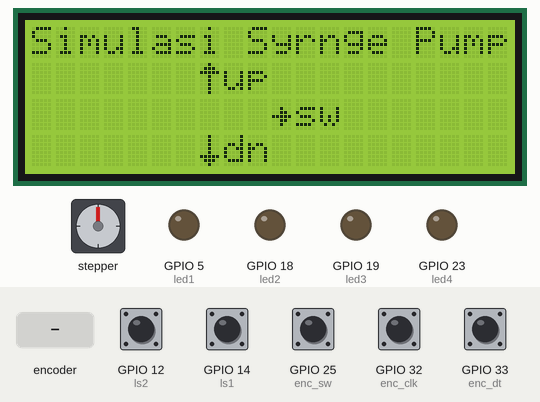
Simulated run of this sketch. Board: ESP32. Shown: stepper motor, 20×4 character LCD, output pins drawn as LEDs (lit = HIGH). Wiring (inferred from the names in the program): stepper motor driver (200 steps per turn assumed): step GPIO 17; direction GPIO 16. The test bench sets the inputs (shaded band); at power-on: GPIO 12 (ls2), GPIO 14 (ls1), GPIO 25 (enc_sw), GPIO 32 (enc_clk), GPIO 33 (enc_dt) HIGH. What the sketch prints to the serial monitor is not drawn.

Above: at 1.3 s.
1.4 s: GPIO 25 (enc_sw) pulled LOW for 0.15 s
At 1.8 s:
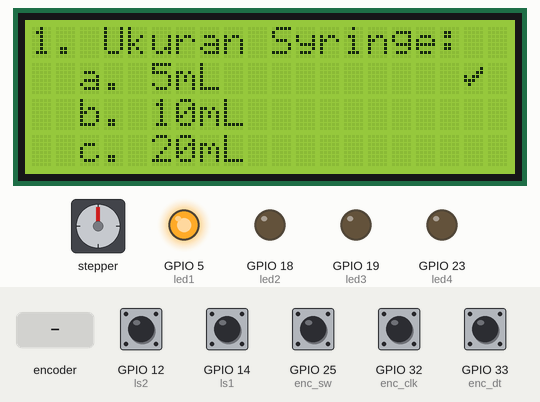
3.0 s: rotary encoder on GPIO 32 (enc_clk) / GPIO 33 (enc_dt) turned 2 steps (second pin leading)
At 4.0 s:
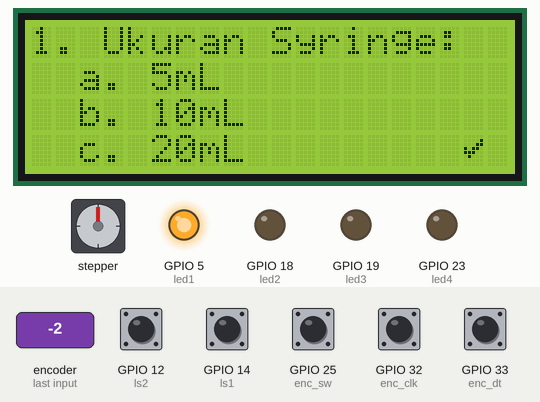
4.9 s: GPIO 25 (enc_sw) pulled LOW for 1 s
At 5.7 s:
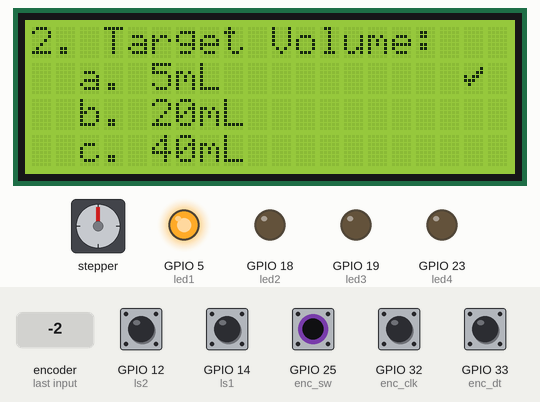
7.4 s: rotary encoder on GPIO 32 (enc_clk) / GPIO 33 (enc_dt) turned 2 steps (second pin leading)
At 8.6 s:
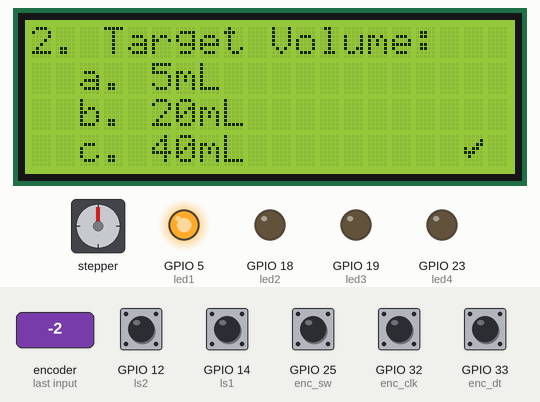
9.3 s: GPIO 25 (enc_sw) pulled LOW for 0.15 s
At 10.2 s:
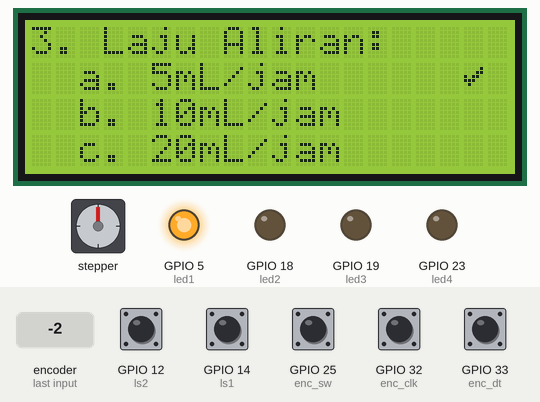
10.9 s: GPIO 25 (enc_sw) pulled LOW for 3.2 s
At 11.8 s:
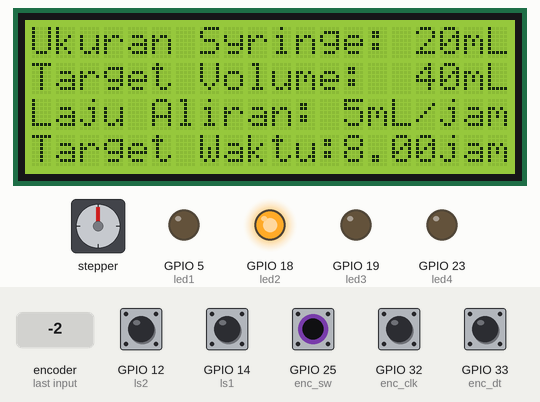
Timing chart, 0 to 13.9 s (numbered marks = the images above; inputs shaded):
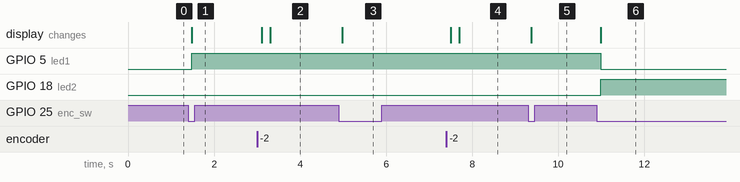

Measured:
- after the input at 1.4 s, GPIO 5 (led1): LOW → HIGH after 0.08 s; the display: changes after 0.08 s (image 1)
- after the input at 3.0 s, the display: first changes after 0.10 s (image 2 shows a later state)
- after the input at 4.9 s, the display: changes after 0.08 s (image 3)
- after the input at 7.4 s, the display: first changes after 0.10 s (image 4 shows a later state)
- after the input at 9.3 s, the display: changes after 0.08 s (image 5)
- after the input at 10.9 s, GPIO 5 (led1): HIGH → LOW after 0.09 s; GPIO 18 (led2): LOW → HIGH after 0.09 s; the display: changes after 0.09 s (image 6)

The sketch:

prog_4_8.ino
```cpp
#include <LiquidCrystal_I2C.h>
LiquidCrystal_I2C lcd(0x27, 20, 4);
byte up[] = {0x04, 0x0E, 0x1F, 0x04, 0x04, 0x04, 0x04, 0x04};
byte down[] = {0x04, 0x04, 0x04, 0x04, 0x04, 0x1F, 0x0E, 0x04};
byte next[] = {0x00, 0x00, 0x04, 0x06, 0x1F, 0x06, 0x04, 0x00};
byte selc[] = {0x00, 0x01, 0x03, 0x16, 0x1C, 0x08, 0x00, 0x00};
#define enc_clk 32
#define enc_dt  33
#define enc_sw  25
#define dir 16
#define step 17
#define ls1 14
#define ls2 12
#define led1 5
#define led2 18
#define led3 19
#define led4 23
bool m_cw = false;
bool m_ccw = false;
int hal = -1;
int pil1 = 1;
int pil2 = 1;
int pil3 = 1;
int a = 0;
int b = 0;
float c = 0.0;
int d = 0;
int e = 0;
int f = 0;
float g = 0.0;
int h = 0;
unsigned long skr = 0;
int lastClk = 0;
int lastSW = 0;
void setup() {
  Serial.begin(9600);
  lcd.init();
  lcd.backlight();
  lcd.createChar(0, up);
  lcd.createChar(1, down);
  lcd.createChar(2, next);
  lcd.createChar(3, selc);
  lcd.setCursor(0, 0);
  lcd.print("Simulasi Syrnge Pump");
  lcd.setCursor(7, 1);
  lcd.write(0);
  lcd.print("up");
  lcd.setCursor(10, 2);
  lcd.write(2);
  lcd.print("sw");
  lcd.setCursor(7, 3);
  lcd.write(1);
  lcd.print("dn");
  pinMode(enc_clk, INPUT);
  pinMode(enc_dt, INPUT);
  pinMode(enc_sw, INPUT_PULLUP);
  pinMode(dir, OUTPUT);
  pinMode(step, OUTPUT);
  pinMode(ls1, INPUT_PULLUP);
  pinMode(ls2, INPUT_PULLUP);
  pinMode(led1, OUTPUT);
  pinMode(led2, OUTPUT);
  pinMode(led3, OUTPUT);
  pinMode(led4, OUTPUT);
}
void loop() {
  int ls_1 = !digitalRead(ls1);
  int ls_2 = !digitalRead(ls2);
  if (ls_1 && ls_2) h = 1;
  if (!ls_1 && !ls_2) h = 2;
  int newClk = !digitalRead(enc_clk);
  if (newClk != lastClk) {
    int dtValue = digitalRead(enc_dt);
    if (newClk && dtValue == LOW) {
      if (hal == 0) {
        pil1++;
        if (pil1 > 3) pil1 = 3;
        hal0();
      }
      if (hal == 1) {
        pil2++;
        if (pil2 > 3) pil2 = 3;
        hal1();
      }
      if (hal == 2) {
        pil3++;
        if (pil3 > 3) pil3 = 3;
        hal2();
      }
      cek();
    }
    if (newClk && dtValue == HIGH) {
      if (hal == 0) {
        pil1--;
        if (pil1 < 1) pil1 = 1;
        hal0();
      }
      if (hal == 1) {
        pil2--;
        if (pil2 < 1) pil2 = 1;
        hal1();
      }
      if (hal == 2) {
        pil3--;
        if (pil3 < 1) pil3 = 1;
        hal2();
      }
      cek();
    }
  }
  lastClk = newClk;
  int newSW = !digitalRead(enc_sw);
  if (newSW != lastSW && newSW) {
    if (hal < 4) hal++;
    if (hal == 7) hal = 0;
    switch (hal) {
      case 0:
        hal0();
        break;
      case 1:
        hal1();
        break;
      case 2:
        hal2();
        break;
      case 3:
        hal3();
        break;
      case 4:
        hal4();
        break;
      case 5:
        hal5();
        break;
      case 6:
        hal6();
        break;
    }
    cek();
  }
  lastSW = newSW;
  if ((m_cw || m_ccw) && millis() - skr > 100) {
    if (m_cw) digitalWrite(dir, HIGH);
    if (m_ccw) digitalWrite(dir, LOW);
    digitalWrite(step, HIGH);
    digitalWrite(step, LOW);
    e = e + d;
    f = f + 6;
    g = f / 3600.0;
    if (e >= 25000) {
      if (m_cw) {
        m_cw = false;
        hal = 5;
      }
      if (m_ccw) {
        m_ccw = false;
        hal = 6;
      }
    }
    lcd.setCursor(15, 1);
    if (e < 10) lcd.print(" ");
    if (e < 100) lcd.print(" ");
    if (e < 1000) lcd.print(" ");
    if (e < 10000) lcd.print(" ");
    lcd.print(e);
    lcd.setCursor(12, 2);
    lcd.print(g, 3);
    skr = millis();
  }
}
void hal0() {
  lcd.setCursor(0, 0);
  lcd.print("1. Ukuran Syringe:  ");
  lcd.setCursor(0, 1);
  lcd.print("  a. 5mL            ");
  lcd.setCursor(0, 2);
  lcd.print("  b. 10mL           ");
  lcd.setCursor(0, 3);
  lcd.print("  c. 20mL           ");
  lcd.setCursor(18, pil1);
  lcd.write(3);
  digitalWrite(led1, HIGH);  //tahap1
}
void hal1() {
  lcd.setCursor(0, 0);
  lcd.print("2. Target Volume:   ");
  lcd.setCursor(0, 1);
  lcd.print("  a. 5mL            ");
  lcd.setCursor(0, 2);
  lcd.print("  b. 20mL           ");
  lcd.setCursor(0, 3);
  lcd.print("  c. 40mL           ");
  lcd.setCursor(18, pil2);
  lcd.write(3);
}
void hal2() {
  lcd.setCursor(0, 0);
  lcd.print("3. Laju Aliran:     ");
  lcd.setCursor(0, 1);
  lcd.print("  a. 5mL/jam        ");
  lcd.setCursor(0, 2);
  lcd.print("  b. 10mL/jam       ");
  lcd.setCursor(0, 3);
  lcd.print("  c. 20mL/jam       ");
  lcd.setCursor(18, pil3);
  lcd.write(3);
}
void hal3() {
  lcd.setCursor(0, 0);
  lcd.print("Ukuran Syringe:   mL");
  lcd.setCursor(16, 0);
  if (pil1 == 1) lcd.print(" 5");
  if (pil1 == 2) lcd.print("10");
  if (pil1 == 3) lcd.print("20");
  lcd.setCursor(0, 1);
  lcd.print("Target Volume:  40mL");
  lcd.setCursor(16, 1);
  if (pil2 == 1) {
    lcd.print(" 5");
    a = 5;
  }
  if (pil2 == 2) {
    lcd.print("20");
    a = 20;
  }
  if (pil2 == 3) {
    lcd.print("40");
    a = 40;
  }
  lcd.setCursor(0, 2);
  lcd.print("Laju Aliran:  mL/jam");
  lcd.setCursor(12, 2);
  if (pil3 == 1) {
    lcd.print(" 5");
    b = 5;
  }
  if (pil3 == 2) {
    lcd.print("10");
    b = 10;
  }
  if (pil3 == 3) {
    lcd.print("20");
    b = 20;
  }
  lcd.setCursor(0, 3);
  lcd.print("Target Waktu:    jam");
  c = a / (b * 1.0);
  d = round(25000 / (c * 600));
  e = 0;
  f = 0;
  lcd.setCursor(13, 3);
  lcd.print(c, 2);
  digitalWrite(led2, HIGH);  //tahap2
  digitalWrite(led1, LOW);
}
void hal4() {
  lcd.setCursor(0, 0);
  lcd.print("Target Langkah:25000");
  if (h == 1) {
    lcd.setCursor(0, 1);
    lcd.print("Jumlah Langkah:     ");
    lcd.setCursor(0, 2);
    lcd.print("Waktu Lewat:     jam");
    m_cw = true;
    digitalWrite(led3, HIGH);  //tahap3
    digitalWrite(led2, LOW);
  } else {
    lcd.setCursor(0, 1);
    lcd.print("Tutup LS1 dan LS2   ");
    lcd.setCursor(0, 2);
    lcd.print("agar Motr Stepper ON");
  }
}
void hal5() {
  lcd.setCursor(0, 0);
  lcd.print("Kembali ke pos. awal");
  lcd.setCursor(0, 3);
  lcd.print("Tekan SW utk berikut");
  if (h == 2) {
    lcd.setCursor(0, 1);
    lcd.print("Jumlah Langkah:     ");
    lcd.setCursor(0, 2);
    lcd.print("Waktu Lewat:     jam");
    m_ccw = true;
    digitalWrite(led4, HIGH);  //tahap4
    digitalWrite(led3, LOW);
  } else {
    lcd.setCursor(0, 1);
    lcd.print("Buka LS1 dan LS2    ");
    lcd.setCursor(0, 2);
    lcd.print("agar Stepper kembali");
    e = 0;
    f = 0;
  }
}
void hal6() {
  lcd.setCursor(0, 0);
  lcd.print("Proses telah selesai");
  lcd.setCursor(0, 1);
  lcd.print("Tekan tombol SW     ");
  lcd.setCursor(0, 2);
  lcd.print("untuk memulai lagi  ");
  lcd.setCursor(0, 3);
  lcd.print("tahapan dari awal   ");
  digitalWrite(led4, LOW);  //selesai
  hal = 7;
}
void cek() {
  Serial.print(hal);
  Serial.print(',');
  Serial.print(pil1);
  Serial.print(',');
  Serial.print(pil2);
  Serial.print(',');
  Serial.print(pil3);
  Serial.print(',');
  Serial.print(a);
  Serial.print(',');
  Serial.print(b);
  Serial.print(',');
  Serial.print(c, 1);
  Serial.print(',');
  Serial.println(d);
}
```
